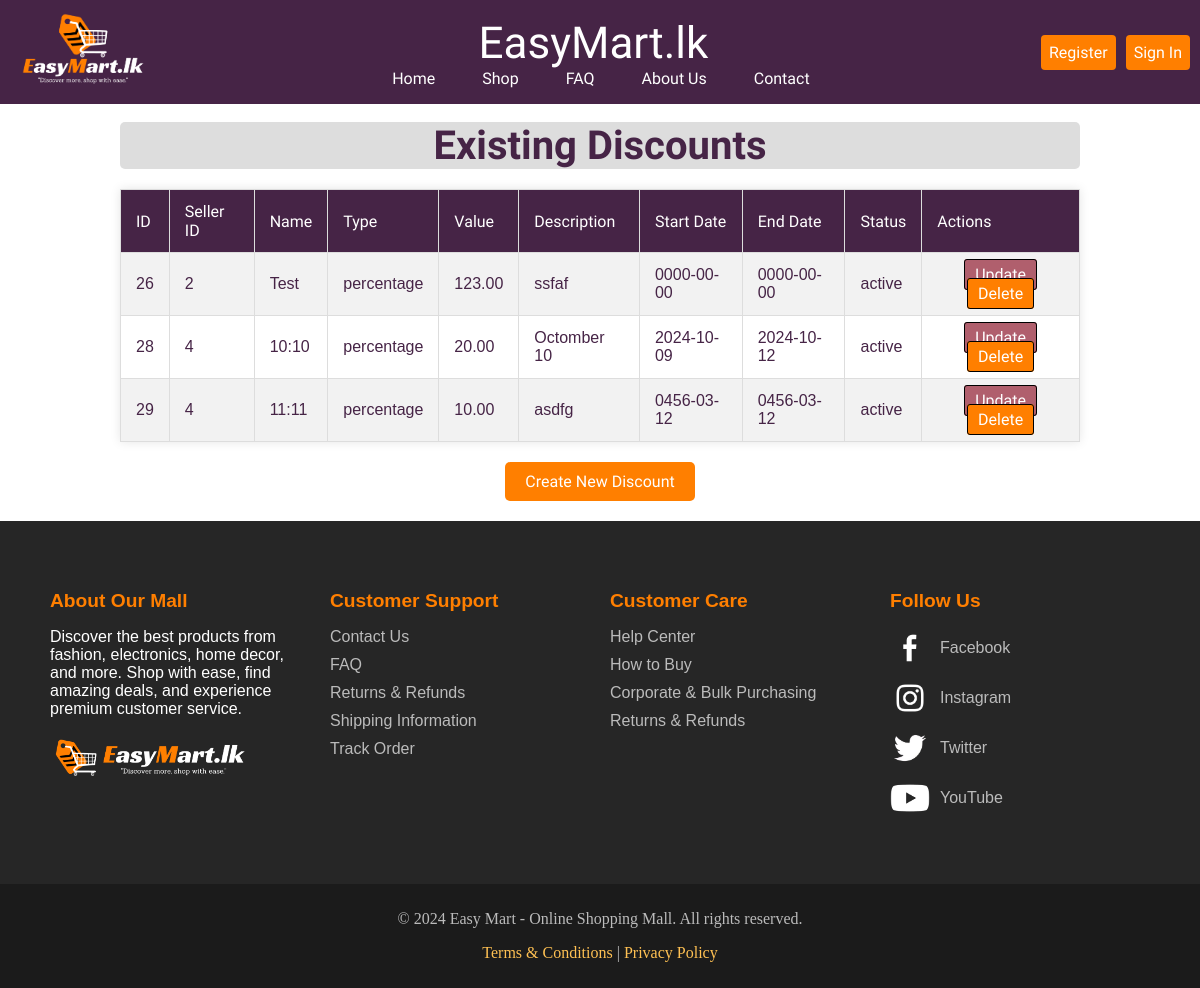
The page /seller_dashboard/discount/discountRead.php on the database as committed earlier.
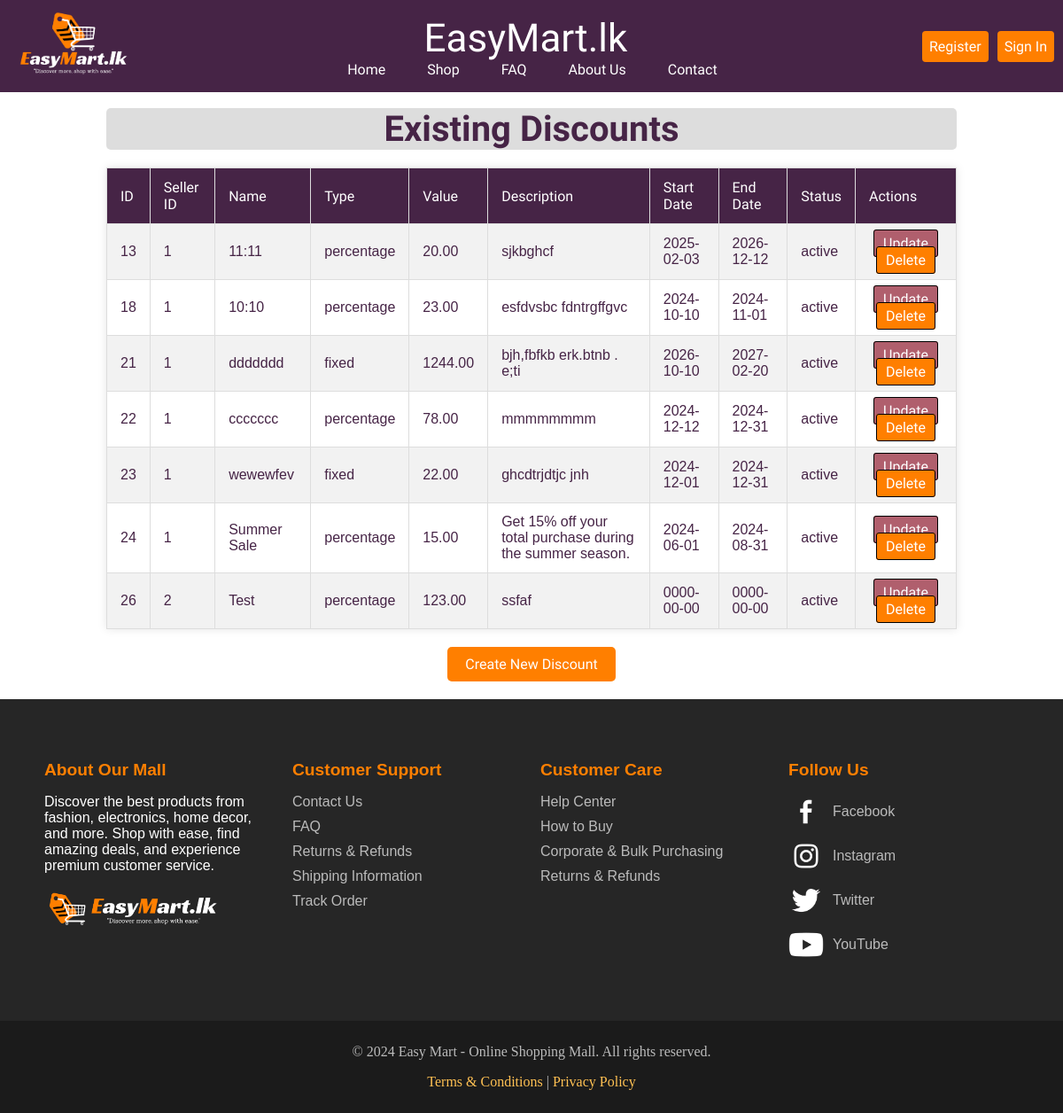
The same page on the database as committed later.
### tables this page shows
CREATE TABLE `discount` (
  `discount_id` int(11) NOT NULL,
  `sellerid` int(11) DEFAULT NULL,
  `discountName` varchar(255) NOT NULL,
  `discountType` enum('percentage','fixed') NOT NULL,
  `discountValue` decimal(10,2) NOT NULL,
  `description` varchar(500) NOT NULL,
  `startDay` date NOT NULL DEFAULT current_timestamp(),
  `endDay` date NOT NULL DEFAULT current_timestamp(),
  `status` enum('active','disable') NOT NULL
);

### seller_dashboard/discount/discountRead.php (the view, shortened to what this page needs)
<?php
include '../../connect.php';
$discount = $conn->query("SELECT * FROM discount");
?>
<!DOCTYPE html>
<html lang="en">
<head>
    <link rel="stylesheet" href="assert/discountstyle.css">
</head>
<body>
    <?php include '../../header.php'?>
    <br>
    <h1 class="pagetitle80">Existing Discounts</h1>
    <table class="table" border="1">
        <tr class="tablerow">
            <th class="tablehead">ID</th>
            <th class="tablehead">Seller ID</th>
            <th class="tablehead">Name</th>
            <th class="tablehead">Type</th>
            <th class="tablehead">Value</th>
            <th class="tablehead">Description</th>
            <th class="tablehead">Start Date</th>
            <th class="tablehead">End Date</th>
            <th class="tablehead">Status</th>
            <th class="tablehead">Actions</th>
        </tr>
        <?php while ($row = $discount->fetch_assoc()) { ?>
            <tr class="tablerow">
                <td class="tabledata"><?php echo $row['discount_id']; ?></td>
                <td class="tabledata"><?php echo $row['sellerid']; ?></td>
                <td class="tabledata"><?php echo $row['discountName']; ?></td>
                <td class="tabledata"><?php echo $row['discountType']; ?></td>
                <td class="tabledata"><?php echo $row['discountValue']; ?></td>
                <td class="tabledata"><?php echo $row['description']; ?></td>
                <td class="tabledata"><?php echo $row['startDay']; ?></td>
                <td class="tabledata"><?php echo $row['endDay']; ?></td>
                <td class="tabledata"><?php echo $row['status']; ?></td>
                <td class="tabledata">
                    <a class="actionbtn1" href="discountUpdate.php?id=<?php echo $row['discount_id']; ?>">Update</a>
                    <a class="actionbtn2" href="discountDelete.php?id=<?php echo $row['discount_id']; ?>" onclick="return confirmDelete()">Delete</a>
                </td>
            </tr>
        <?php } ?>
    </table>
    <a class="createbtn" href="discountCreate.php">Create New Discount</a>
    <?php include '../../footer.php'?>
</body>
</html>

Rows that differ between the two databases and show on the page:
removed discount: discount_id "28", sellerid "4", discountName "10:10", discountType "percentage", discountValue "20.00", description "Octomber 10", startDay "2024-10-09", endDay "2024-10-12", status "active"
removed discount: discount_id "29", sellerid "4", discountName "11:11", discountType "percentage", discountValue "10.00", description "asdfg", startDay "0456-03-12", endDay "0456-03-12", status "active"
added discount: discount_id "13", sellerid "1", discountName "11:11", discountType "percentage", discountValue "20.00", description "sjkbghcf", startDay "2025-02-03", endDay "2026-12-12", status "active"
added discount: discount_id "18", sellerid "1", discountName "10:10", discountType "percentage", discountValue "23.00", description "esfdvsbc fdntrgffgvc", startDay "2024-10-10", endDay "2024-11-01", status "active"
added discount: discount_id "21", sellerid "1", discountName "ddddddd", discountType "fixed", discountValue "1244.00", description "bjh,fbfkb erk.btnb . e;ti", startDay "2026-10-10", endDay "2027-02-20", status "active"
added discount: discount_id "22", sellerid "1", discountName "ccccccc", discountType "percentage", discountValue "78.00", description "mmmmmmmm", startDay "2024-12-12", endDay "2024-12-31", status "active"
added discount: discount_id "23", sellerid "1", discountName "wewewfev", discountType "fixed", discountValue "22.00", description "ghcdtrjdtjc jnh", startDay "2024-12-01", endDay "2024-12-31", status "active"
added discount: discount_id "24", sellerid "1", discountName "Summer Sale", discountType "percentage", discountValue "15.00", description "Get 15% off your total purchase during the summer season.", startDay "2024-06-01", endDay "2024-08-31", status "active"
